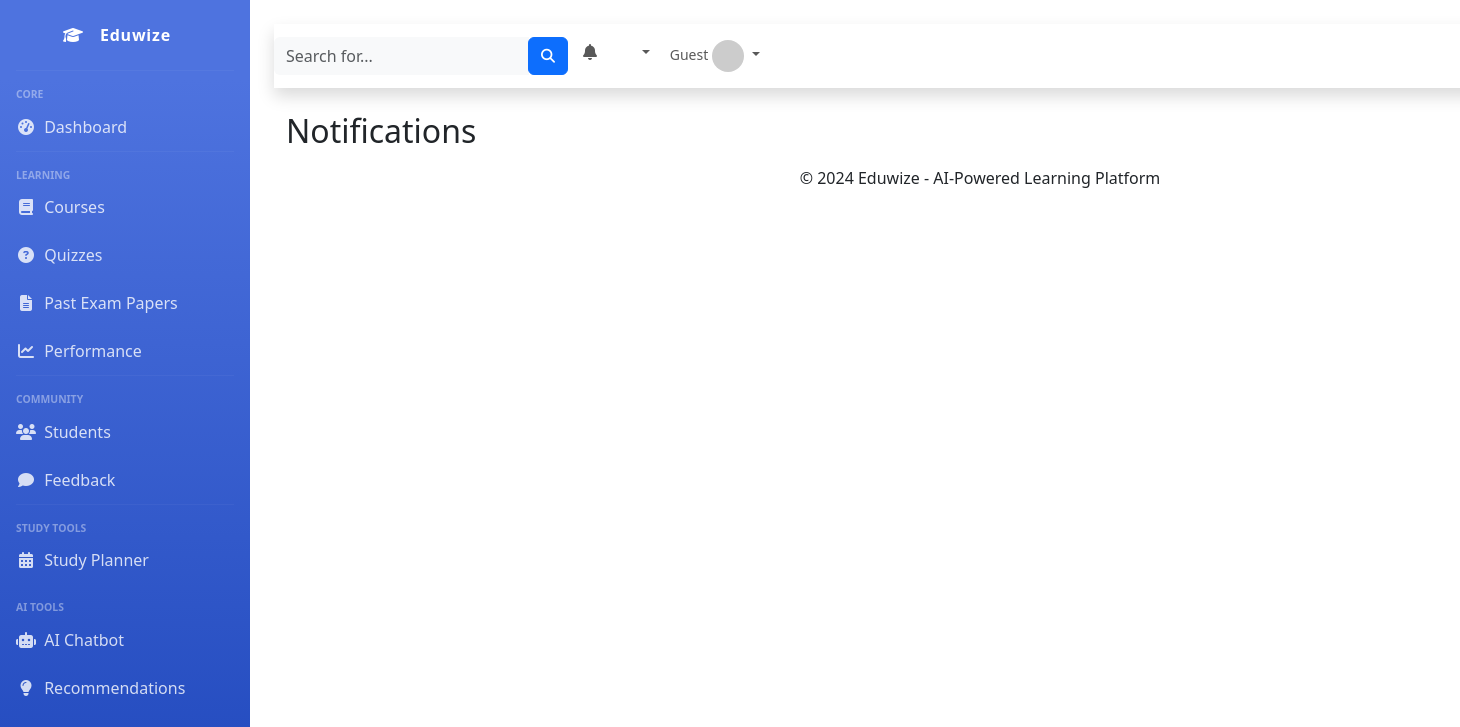
The page /notifications/ on the database as committed earlier.
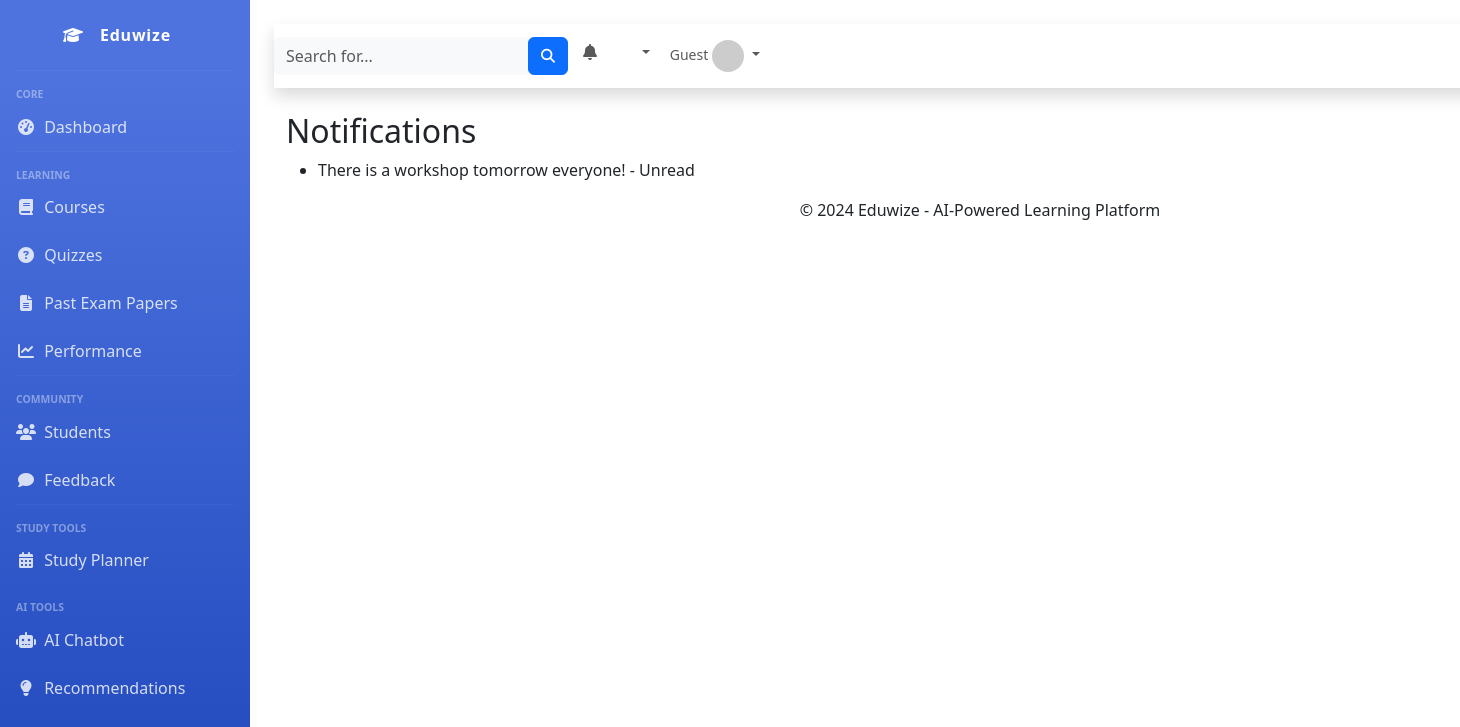
The same page on the database as committed later.
### eduwize_app/models.py (models this page shows, shortened)
class Notification(models.Model):
    student = models.ForeignKey(Student, on_delete=models.CASCADE)
    message = models.TextField()
    is_read = models.BooleanField(default=False)
    created_at = models.DateTimeField(auto_now_add=True)

### eduwize_app/views.py (the view)
# urls.py: path('notifications/', views.NotificationsListView.as_view(), name='notifications-list'),
class NotificationsListView(ListView):
    model = Notification
    template_name = 'eduwize_app/notifications_list.html'
    context_object_name = 'notifications'

### eduwize_app/templates/eduwize_app/notification_list.html
{% extends 'eduwize_app/base_generic.html' %}
{% block content %}
  <h2>Notifications</h2>
  <ul>
    {% for notification in notifications %}
      <li>{{ notification.message }} - {% if notification.is_read %} Read {% else %} Unread {% endif %}</li>
    {% endfor %}
  </ul>
{% endblock %}

Rows that differ between the two databases and show on the page:
added Notification: message "There is a workshop tomorrow everyone!", is_read "Unread"
